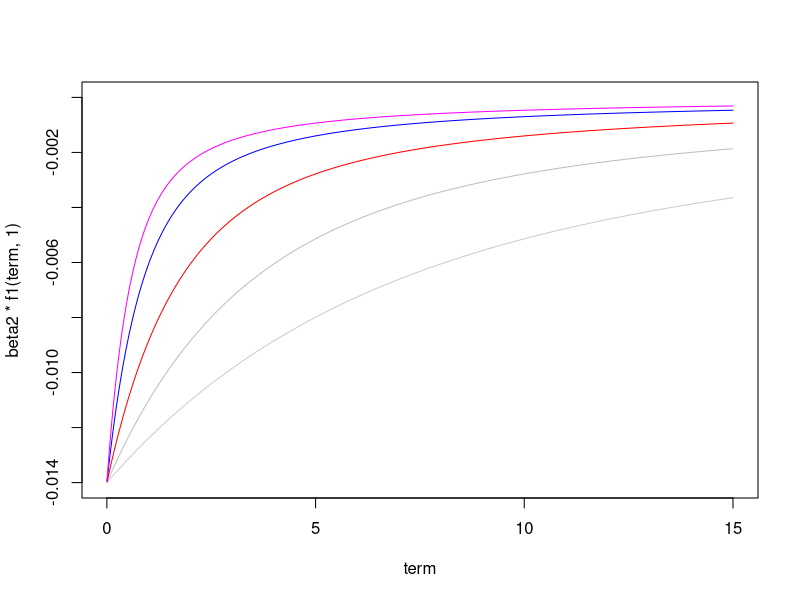
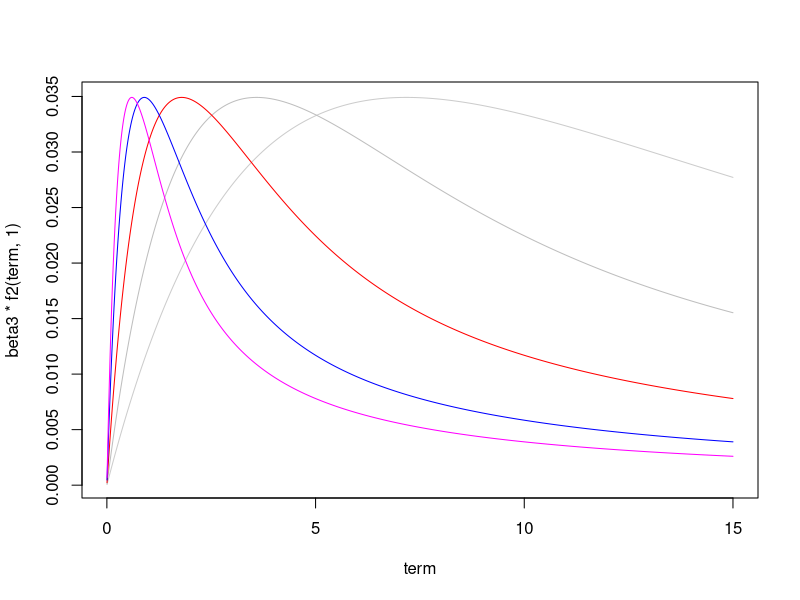
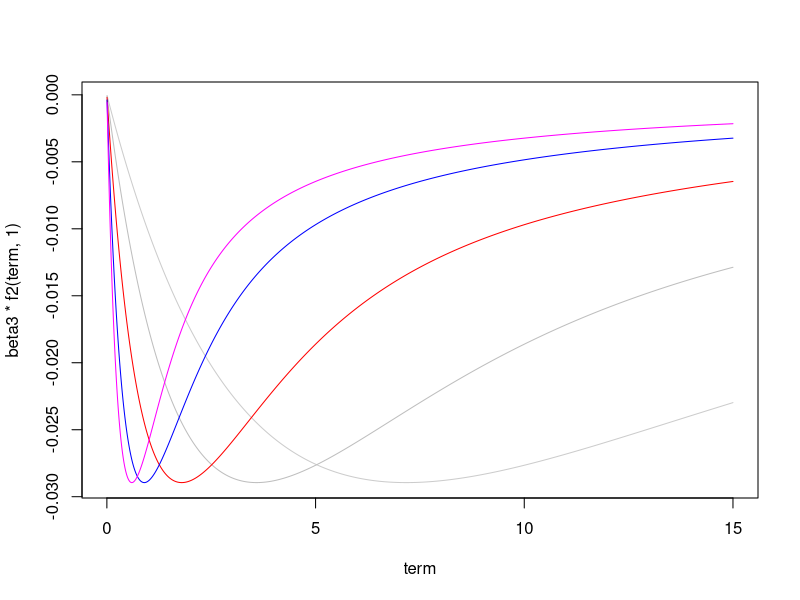
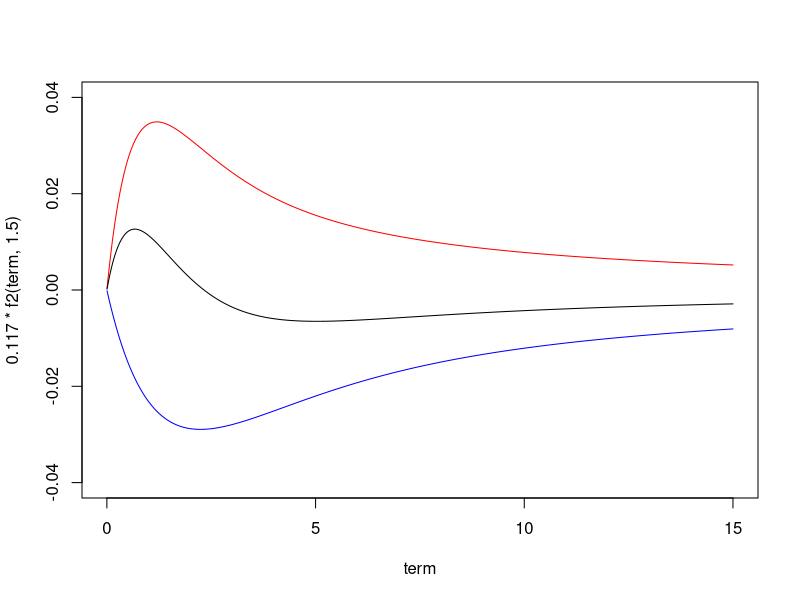
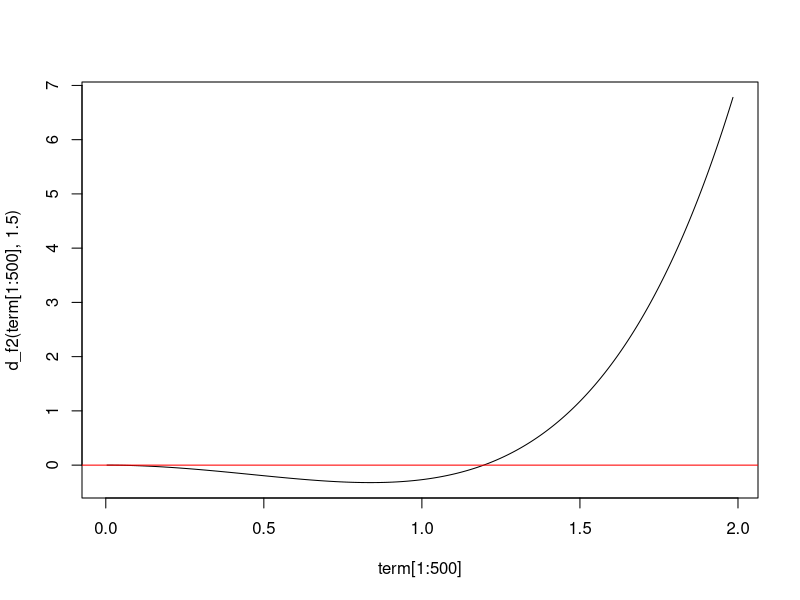

R code for these plots, in order:

f1 <- function(t, l1) (1 - exp(-l1 * t)) / (l1 * t)

f1p <- function(t, l1) {
  -(1 / l1) * (1 - exp(-l1 * t) * (1 + l1 * t)) / (l1 * t)
}

f2 <- function(t, l1) ((1 - exp(-l1 * t)) / (l1 * t) - exp(-l1 * t))

term <- seq_len(15 * 252) / 252

beta2 <- - 0.014
plot(term,  beta2 * f1(term, 1), type = "n", ylim = sort(c(0, beta2)))
lines(term, beta2 * f1(term, 0.25), col = "grey80")
lines(term, beta2 * f1(term, 0.5), col = "grey")
lines(term, beta2 * f1(term, 1), col = "red")
lines(term, beta2 * f1(term, 2), col = "blue")
lines(term, beta2 * f1(term, 3), col = "magenta")

beta3 <- 0.117
plot(term,  beta3 * f2(term, 1), type = "n")
lines(term, beta3 * f2(term, 0.25), col = "grey80")
lines(term, beta3 * f2(term, 0.5), col = "grey")
lines(term, beta3 * f2(term, 1), col = "red")
lines(term, beta3 * f2(term, 2), col = "blue")
lines(term, beta3 * f2(term, 3), col = "magenta")

beta3 <- - 0.097
plot(term,  beta3 * f2(term, 1), type = "n")
lines(term, beta3 * f2(term, 0.25), col = "grey80")
lines(term, beta3 * f2(term, 0.5), col = "grey")
lines(term, beta3 * f2(term, 1), col = "red")
lines(term, beta3 * f2(term, 2), col = "blue")
lines(term, beta3 * f2(term, 3), col = "magenta")

# beta1   beta2   beta3   beta4 lambda1 lambda2
# 0.120  -0.014   0.117  -0.097   1.502   0.811

plot(term,  0.117 * f2(term, 1.5), type = "n", ylim = c(-0.04, 0.04))
lines(term, 0.117 * f2(term, 1.5), col = "red")
lines(term, -0.097 * f2(term, 0.8), col = "blue")
lines(term, 0.117 * f2(term, 1.5) -0.097 * f2(term, 0.8), col = "black")

d_f2 <- function(t, l1) {
  exp(l1 * t) - 1 - l1 * t - (l1 * t) ^ 2
}

plot(term[1:500], d_f2(term[1:500], 1.5), type = "l")
abline(h = 0, col = "red")

l1 <- 1.5
uniroot(d_f2, c(1e-6, l1 * 2), l1 = l1)
